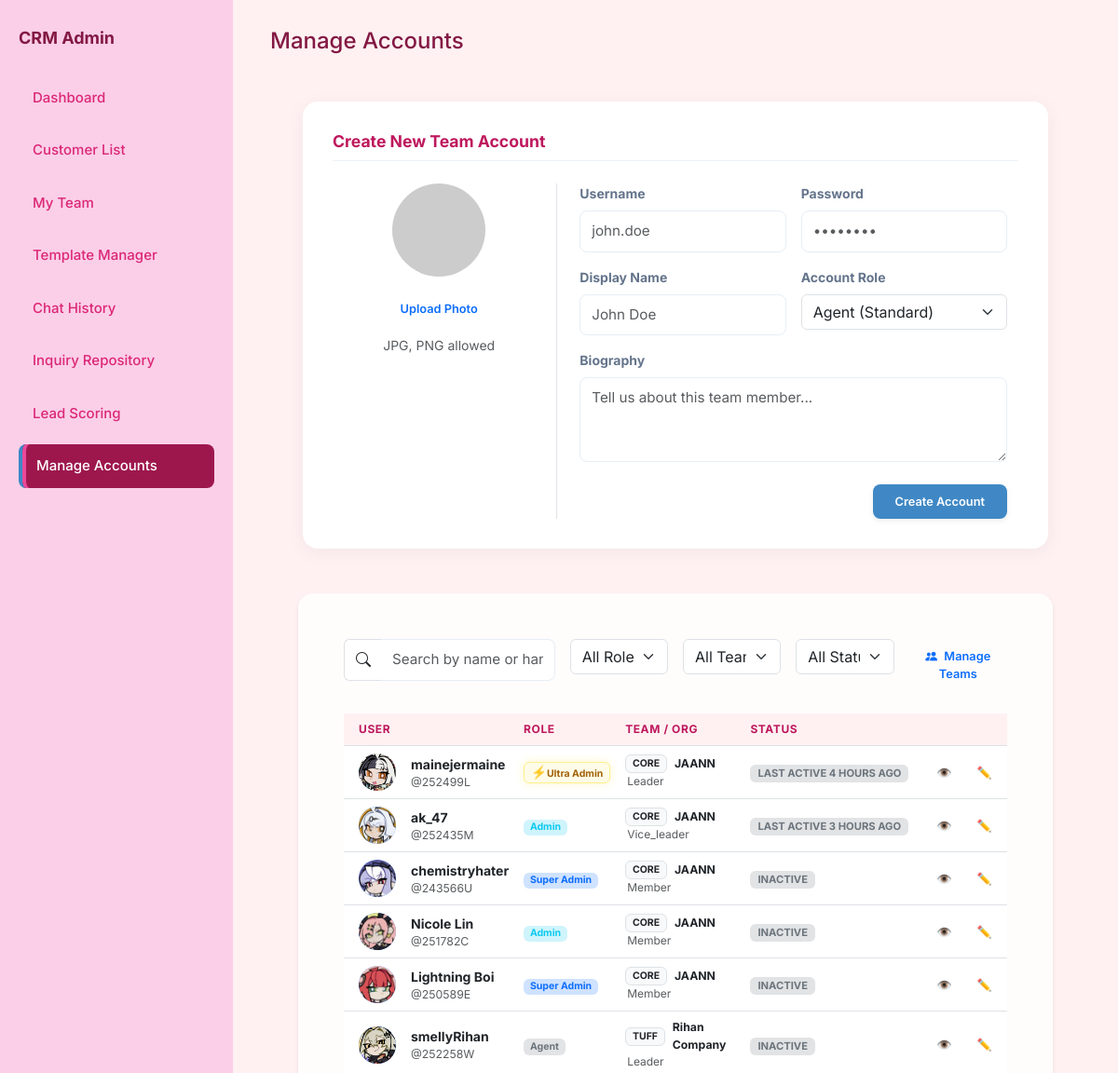
Page /admin/create-account (signed in, upper part) on the earlier database version.
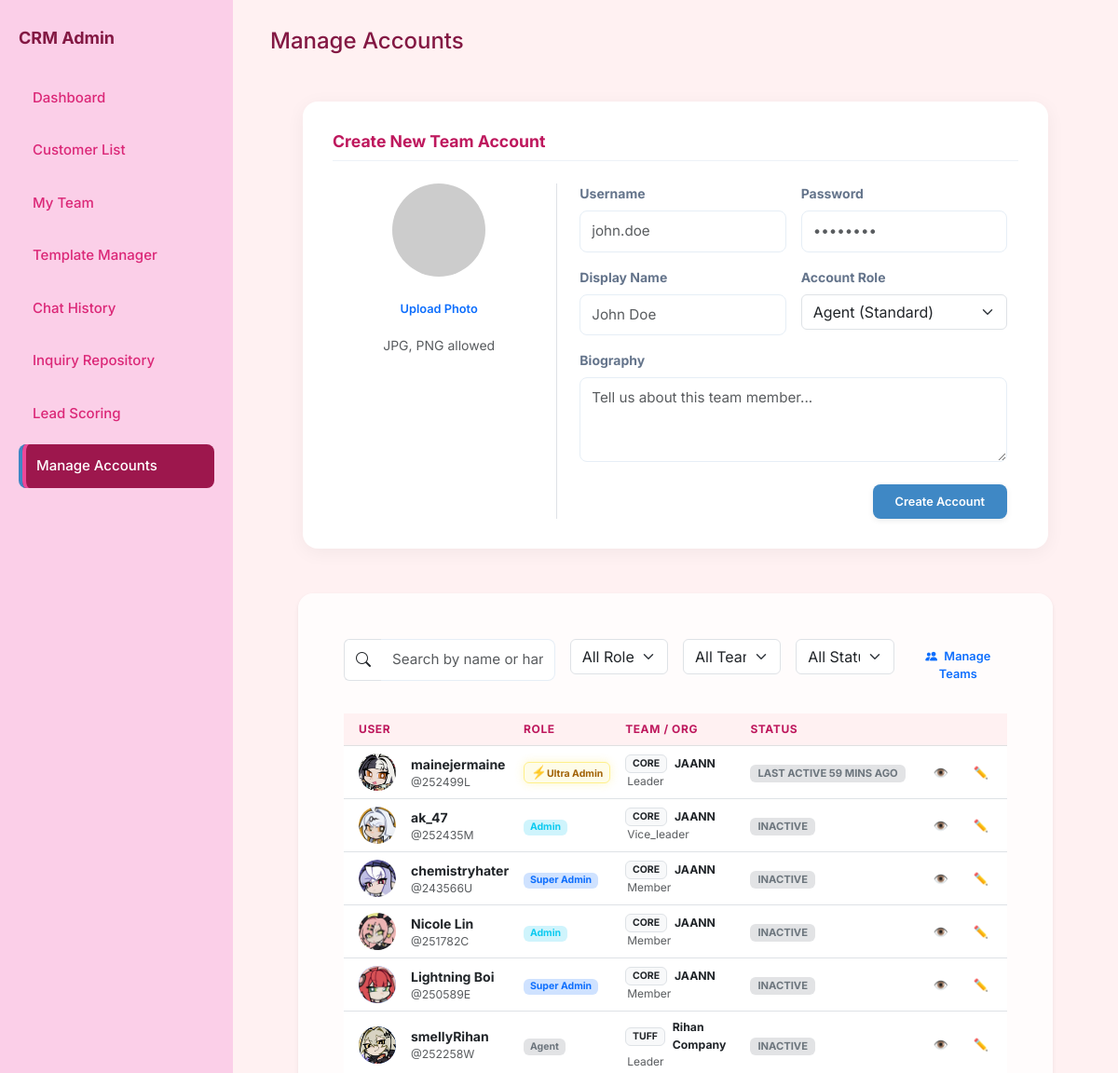
Same page on the later database version.
### app.py (models this page shows, shortened)
class User(db.Model):
    id = db.Column(db.Integer, primary_key=True)
    username = db.Column(db.String(80), unique=True, nullable=False)
    password = db.Column(db.String(200), nullable=False)
    name = db.Column(db.String(100), default='Admin')
    bio = db.Column(db.Text, default='')
    profile_picture = db.Column(db.String(200), default='https://ui-avatars.com/api/?name=Admin&background=random')
    role = db.Column(db.String(20), default='agent') # super_admin, agent
    preferences = db.Column(db.Text, default='{}') # Stores dashboard layout/stats as JSON
    last_active = db.Column(db.String(50))
    team_id = db.Column(db.Integer, db.ForeignKey('team.id'), nullable=True)
    team_role = db.Column(db.String(20)) # leader, vice_leader, member
    last_active_team_chat = db.Column(db.String(50)) # Timestamp of last time user viewed team chat
    @property
    def status_display(self):
        if not self.last_active:
            return "Inactive"
        try:
            from datetime import datetime
            last = datetime.strptime(self.last_active, '%Y-%m-%d %H:%M:%S')
            now = datetime.now()
            diff = now - last
            minutes = divmod(diff.total_seconds(), 60)[0]
            if minutes < 5:
                return "Active"
            elif minutes < 60:
                return f"Last active {int(minutes)} mins ago"
            elif minutes < 1440:
                return f"Last active {int(minutes // 60)} hours ago"
            else:
                return f"Last active {int(minutes // 1440)} days ago"
        except:
            return "Inactive"

class Team(db.Model):
    id = db.Column(db.Integer, primary_key=True)
    name = db.Column(db.String(100), unique=True, nullable=False)
    profile_picture = db.Column(db.String(255), default='https://ui-avatars.com/api/?name=Team&background=random')
    description = db.Column(db.Text, default='')
    role = db.Column(db.String(50)) # e.g., "Corporate Sales", "Customer Support"
    department = db.Column(db.String(50))
    team_score = db.Column(db.Integer, default=0)
    team_tag = db.Column(db.String(50))
    created_at = db.Column(db.String(50))
    members = db.relationship('User', backref='team_obj', foreign_keys='User.team_id', lazy=True)

### app.py (the view, shortened to what this page needs)
@app.route('/admin/create-account', methods=['GET', 'POST'])
def admin_create_account():
    if not session.get('logged_in'):
        return redirect(url_for('login'))
    current_user = User.query.get(session.get('user_id'))
    if current_user.username != '252499L' and current_user.role not in ['super_admin', 'admin']:
        return render_template('404.html'), 404
    promotion_requests = []
    total_super_admins = 0
    if current_user.role in ['super_admin', 'ultra_admin']:
        promotion_requests = PromotionRequest.query.filter_by(status='pending').all()
        total_super_admins = User.query.filter_by(role='super_admin').count()
    return render_template('create_account.html',
                           users=User.query.all(),
                           teams=Team.query.all(),
                           promotion_requests=promotion_requests,
                           total_super_admins=total_super_admins,
                           me=current_user)

### app.py (called while the page is built)
@app.context_processor
def context_processor():
    from flask import g
    return dict(
        team_pending_requests_count=getattr(g, 'team_pending_requests_count', 0),
        unread_team_messages=getattr(g, 'unread_team_messages', False)
    )

@app.context_processor
def inject_user_preferences():
    theme = 'light'
    if has_request_context() and 'user_id' in session:
        user_id = session.get('user_id')
        user = User.query.get(user_id)
        if user and user.preferences:
            try:
                import json
                prefs = json.loads(user.preferences)
                theme = prefs.get('theme', 'light')
            except:
                pass
    return dict(current_theme=theme)

### templates/create_account.html (shortened to what the changed rows need)
<!DOCTYPE html>
<html lang="en">
<head>
    <link href="https://cdn.jsdelivr.net/npm/bootstrap@5.3.0/dist/css/bootstrap.min.css" rel="stylesheet">
    <link rel="stylesheet" href="https://cdn.jsdelivr.net/npm/bootstrap-icons@1.11.1/font/bootstrap-icons.css">
    <link rel="stylesheet" href="{{ url_for('static', filename='style.css') }}">
</head>
<body id="page-admin-accounts"
    class="{% if current_theme and current_theme != 'light' %}theme-{{ current_theme }}{% endif %}">
    <aside class="sidebar">
        <h2>CRM Admin</h2>
    </aside>
    <main class="main">
        <div class="header">
            <div class="header-left">
                <h1 style="margin:0; font-size: 24px;">Manage Accounts</h1>
            </div>
        </div>
        <div class="content-body" style="padding: 30px;">
            <div class="card shadow-sm border-0" style="border-radius: 16px;">
                <div class="card-body p-4">
                    <div class="table-responsive">
                        <table class="table table-hover align-middle" id="accountsTable">
                            <thead class="table-light">
                                <tr>
                                    <th class="ps-3">User</th>
                                    <th>Role</th>
                                    <th>Team / Org</th>
                                    <th>Status</th>
                                    <th class="text-end pe-3">Actions</th>
                                </tr>
                            </thead>
                            <tbody>
                                {% for user in users %}
                                <tr>
                                    <td class="ps-3">
                                        <div class="d-flex align-items-center">
                                            <div class="avatar-circle me-3"
                                                style="width: 40px; height: 40px; border-radius: 50%; overflow: hidden;">
                                                {% if user.profile_picture and 'http' in user.profile_picture %}
                                                <img src="{{ user.profile_picture }}" alt="User"
                                                    style="width: 100%; height: 100%; object-fit: cover;">
                                                {% elif user.profile_picture %}
                                                <img src="{{ url_for('static', filename='uploads/' + user.profile_picture) }}"
                                                    alt="User" style="width: 100%; height: 100%; object-fit: cover;">
                                                {% else %}
                                                <div
                                                    class="bg-light text-primary d-flex align-items-center justify-content-center w-100 h-100 fw-bold">
                                                    {{ user.username[0] | upper }}
                                                </div>
                                                {% endif %}
                                            </div>
                                             <div style="cursor: pointer;" onclick="showAgentProfile('{{ user.id }}')">
                                                 <div class="fw-bold">{{ user.name }}</div>
                                                 <div class="text-muted small">@{{ user.username }}</div>
                                             </div>
                                        </div>
                                    </td>
                                    <td>
                                        {% if user.role == 'ultra_admin' %}
                                        <span class="badge role-ultra-admin">Ultra Admin</span>
                                        {% elif user.role == 'super_admin' %}
                                        <span class="badge bg-primary-subtle text-primary">Super Admin</span>
                                        {% elif user.role == 'admin' %}
                                        <span class="badge bg-info-subtle text-info">Admin</span>
                                        {% else %}
                                        <span class="badge bg-secondary-subtle text-secondary">Agent</span>
                                        {% endif %}
                                    </td>
                                    <td>
                                        {% if user.team_obj %}
                                        <div class="d-flex align-items-center" style="cursor: pointer;"
                                            onclick="showTeamDetails('{{ user.team_id }}')">
                                            <span class="badge bg-light text-dark border me-2">{{ user.team_obj.team_tag
                                                or 'TEAM' }}</span>
                                            <span class="small fw-bold">{{ user.team_obj.name }}</span>
                                        </div>
                                        <div class="small text-muted" style="font-size: 0.75rem; margin-left: 2px;">
                                            {{ user.team_role | title if user.team_role else 'Member' }}
                                        </div>
                                        {% else %}
                                        <span class="text-muted small">No Team</span>
                                        {% endif %}
                                    </td>
                                    <td>
                                        {% set status = user.status_display %}
                                        <span
                                            class="badge {% if 'Active' in status %}bg-success-subtle text-success{% else %}bg-secondary-subtle text-secondary{% endif %} px-2 py-1"
                                            style="font-size: 0.7rem;">
                                            {{ status | upper }}
                                        </span>
                                    </td>
                                    <td class="text-end pe-3" data-search-team="{{ user.team_id or 'none' }}"
                                        data-search-role="{{ user.role }}"
                                        data-search-status="{{ 'Active' if 'Active' in status else 'Inactive' }}">
                                        <div class="btn-group">
                                            <button class="btn btn-sm btn-outline-primary"
                                                onclick="showAgentProfile('{{ user.id }}')" title="View Profile">
                                                👁️
                                            </button>
                                            {% set can_edit = (session.get('user_role') in ['ultra_admin',
                                            'super_admin']) or
                                            (session.get('user_role') == 'admin' and user.role == 'agent') %}
                                            <button class="btn btn-sm btn-outline-warning"
                                                onclick="editUser('{{ user.id }}')" title="Edit Account" >
                                                ✏️
                                            </button>
                                            {% set can_delete = (session.get('user_role') == 'ultra_admin') or
                                            (session.get('user_role') == 'super_admin' and user.role not in
                                            ['super_admin', 'ultra_admin']) or
                                            (session.get('user_role') == 'admin' and user.role == 'agent') %}
                                            {% if session.get('user_id') == user.id %}
                                            {% set can_delete = false %}
                                            {% endif %}
                                            {% if user.username == '252499L' %}
                                            {% set can_delete = false %}
                                            {% endif %}
                                            <button class="btn btn-sm btn-outline-danger"
                                                onclick="confirmDeleteUser('{{ user.id }}', '{{ user.username }}')"
                                                title="Delete Account" {% if not can_delete %}disabled
                                                style="opacity:0.5; cursor:not-allowed;" {% endif %}>
                                            </button>
                                        </div>
                                    </td>
                                </tr>
                                {% endfor %}
                            </tbody>
                        </table>
                    </div>
                </div>
            </div>
        </div>
    </main>
</body>
</html>

Differences in the rows shown:
changed User "mainejermaine": status "LAST ACTIVE 4 HOURS AGO" → "LAST ACTIVE 59 MINS AGO"
changed User "ak_47": status "LAST ACTIVE 3 HOURS AGO" → "INACTIVE"
